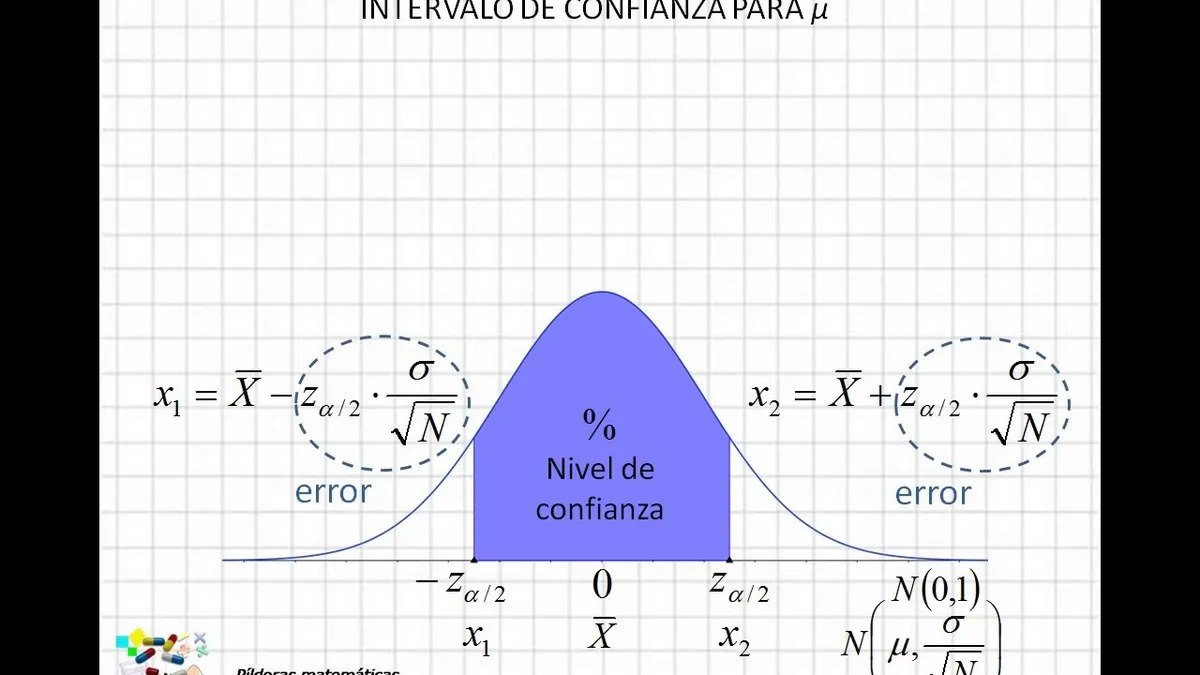
#> input picture Valor_Catastral/Data/Intervalo_confianza_norm.png, 1200 x 675 px
$ jupyter execute --allow-errors procesamientoimagen_v2.ipynb
#> lines starting #> are read from the running program, lines starting #| are printed output that depends on the picture; after the words box and inside, x2 and y2 are one past the last pixel; in counts of white or black regions, pixels touching at a corner belong together
[cell 1]
import cv2
import numpy as np
from tkinter import filedialog
from tkinter import *
#trackbar callback fucntion to update HSV value
def callback(x):
    global blue_low,blue_high,green_low,green_high,red_low,red_high,area_l,area_h
    #assign trackbar position value to H,S,V High and low variable
    blue_low = cv2.getTrackbarPos('low blue','controls')
    blue_high = cv2.getTrackbarPos('high blue','controls')
    green_low = cv2.getTrackbarPos('low green','controls')
    green_high = cv2.getTrackbarPos('high green','controls')
    red_low = cv2.getTrackbarPos('low red','controls')
    red_high = cv2.getTrackbarPos('high red','controls')
    area_l = cv2.getTrackbarPos('area_l','controls')
    area_h = cv2.getTrackbarPos('area_h','controls')


#create a seperate window named 'controls' for trackbar
cv2.namedWindow('controls',2)
cv2.resizeWindow("controls", 550,10);


#global variable
blue_low = 12
blue_high = 83
green_low= 30
green_high = 232
red_low= 0
red_high = 160
area_l=100
area_h=1000

#create trackbars for high,low H,S,V
cv2.createTrackbar('low blue','controls',0,255,callback)
cv2.createTrackbar('high blue','controls',179,255,callback)

cv2.createTrackbar('low green','controls',0,255,callback)
cv2.createTrackbar('high green','controls',255,255,callback)

cv2.createTrackbar('low red','controls',0,255,callback)
cv2.createTrackbar('high red','controls',255,255,callback)
cv2.createTrackbar('area_l','controls',0,5000,callback)
cv2.createTrackbar('area_h','controls',5000,5000,callback)


root=Tk()
# Leer la imagen
root.filename1 =  filedialog.askopenfilename(initialdir = r"Users\ASUS\Desktop\zerodayssoftware\deteccion de terrenos",title = "Select file",filetypes = (("image",["*.png","*.jpg","*.jpeg","*.tiff","*.txt"]),("all files","*.*")))
#> the answer given: ../Valor_Catastral/Data/Intervalo_confianza_norm.png
filenames=root.filename1
root.destroy()
while(1):
    #read source image
    img=cv2.imread(filenames)
#> img is the input picture: shape (675, 1200, 3); mean B, G, R 203.9, 195.5, 195.4
    hsv = cv2.cvtColor(img, cv2.COLOR_BGR2HSV)
#> hsv: shape (675, 1200, 3); mean H, S, V 16.4, 10.2, 204.2
    bgr_low=np.array([blue_low, green_low, red_low], np.uint8)#np.array([76, 0, 136], np.uint8)
    bgr_high=np.array([blue_high, green_high, red_high], np.uint8)#np.array([255, 255, 255], np.uint8)
    mask=cv2.inRange(hsv,bgr_low,bgr_high)
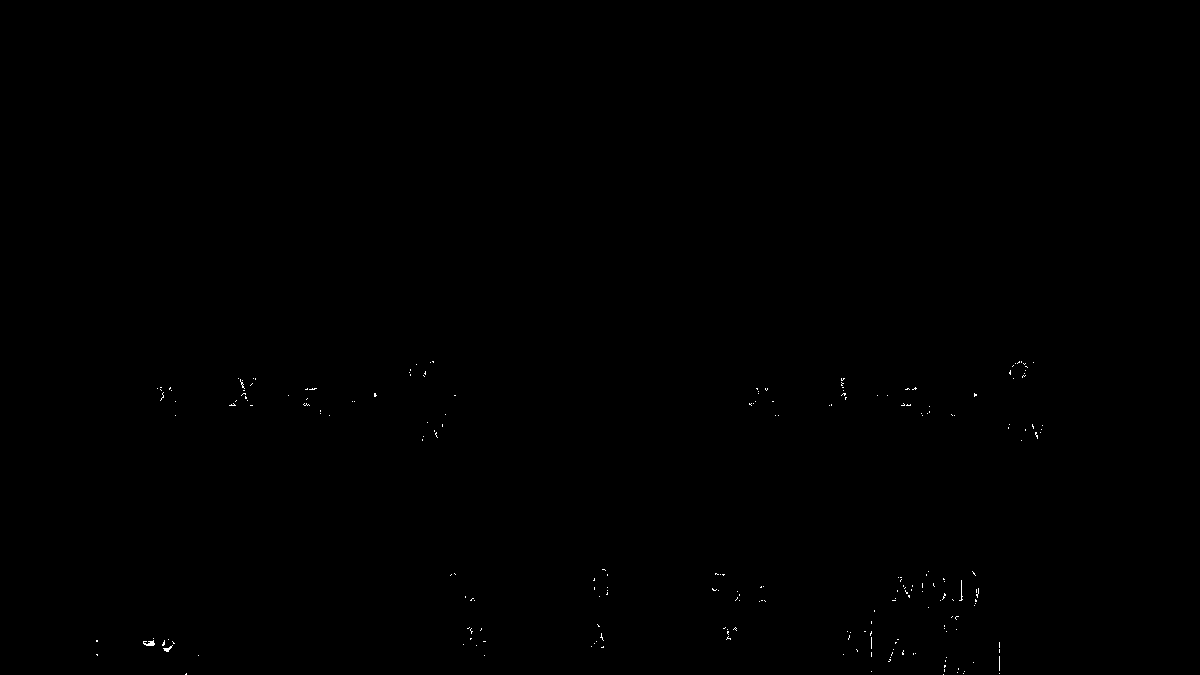
#> mask: shape (675, 1200); 0.1% white in thin lines or dots, all inside (x1, y1, x2, y2) = (96, 361, 1043, 675)
    # mask = cv2.erode(mask, None, iterations=0)
    # mask = cv2.dilate(mask, None, iterations=8)
    img = cv2.bitwise_and(img, img, mask=mask)
    H,W,d=img.shape
#> H = 675; W = 1200; d = 3
    # [8 lines of commented-out code are left out]
    res = cv2.bitwise_and(img, img, mask=mask)
    contours, hierarchy = cv2.findContours(mask, cv2.RETR_TREE, cv2.CHAIN_APPROX_SIMPLE)
#> contours = 230 contours, 229 with area under 20; largest, box (x1, y1, x2, y2) and area: (143, 640, 155, 646) 26
    for cont in contours:
        areas=cv2.contourArea(cont)
        if areas>area_l and areas<area_h:
            (x,y,w,h)=cv2.boundingRect(cont)
    #         centroides.append([1-(x+.5*w)/W,(y+.5*h)/H])
    #         coordenadas.append([1-(x)/W,(y)/H,1-(x+w)/W,(y+h)/H])
            cv2.rectangle(res, (x,y), (x+w,y+h), (0,255,0),1,cv2.LINE_AA)
            cv2.circle(res,(int(x+w/2),int(y+h/2)),10,(0,255,0))
#> this loop made 230 passes
#> areas on pass 41: 25.5
    #show image
    R=300
    mask1=cv2.resize(mask, (R, int(R*(H/W))))
    res1=cv2.resize(res, (R, int(R*H/W)))
    cv2.imshow('mask',mask1)
    cv2.imshow('res',res1)
    #waitfor the user to press escape and break the while loop
    k = cv2.waitKey(1) & 0xFF
#> (key Esc is pressed here)
    if k == 27:
        break
print([blue_low, green_low, red_low]+[blue_high, green_high, red_high])
#destroys all window
cv2.destroyAllWindows()

## Codigo para generar shp de poligonos apartir de contornos

[cell 2]
import geopandas as gpd
import cv2
import numpy as np
from tkinter import filedialog
from tkinter import *
from shapely.geometry import Polygon
import pandas as pd
import tqdm
root=Tk()
root.filename1 =  filedialog.askopenfilename(initialdir = r"",title = "Select file",filetypes = (("image",["*.png","*.jpg","*.jpeg","*.tiff","*.txt"]),("all files","*.*")),multiple=True)
#> the answer given: ../Valor_Catastral/Data/Valor_cat_const.png
